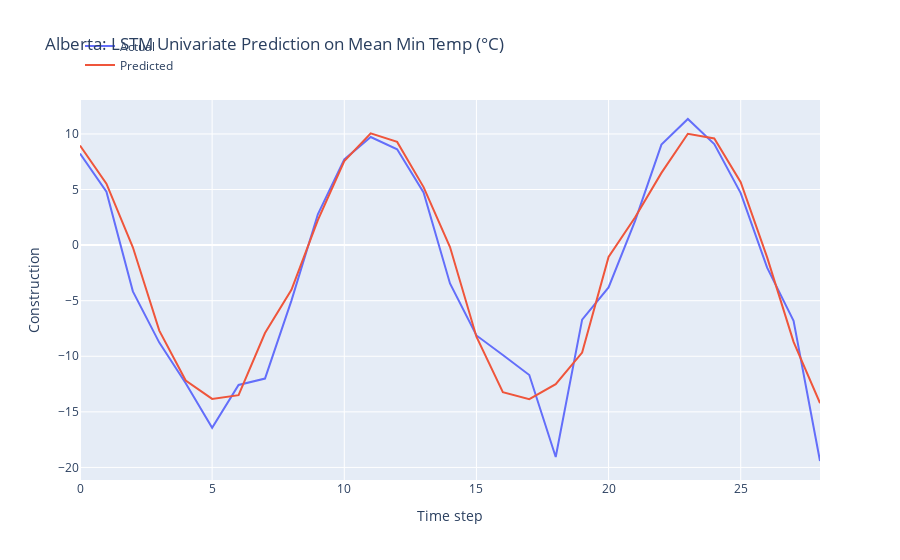

The cell this chart's notebook holds for it:
### Markdown cell above
LSTM Model Development

### Code cell
n_features = 1
X_train = X_train.reshape(X_train.shape[0], X_train.shape[1], n_features)

# define model
model = Sequential()
model.add(LSTM(50, activation='relu', input_shape=(n_steps, n_features)))
model.add(Dense(1))

# model = Sequential()
# model.add(LSTM(100, activation='relu', input_shape=(n_steps, n_features), kernel_regularizer=L2(0.001), return_sequences=True))
# model.add(LSTM(50, activation='relu', kernel_regularizer=L2(0.01)))
# model.add(Dense(1))

def r_squared(y_true, y_pred):
    SS_res =  K.sum(K.square(y_true - y_pred)) 
    SS_tot = K.sum(K.square(y_true - K.mean(y_true))) 
    return ( 1 - SS_res/(SS_tot + K.epsilon()) )

# Compile the model
model.compile(optimizer='adam', 
              loss='mse',
              metrics=[r_squared])

early_stopping = EarlyStopping(monitor='loss', patience=5, restore_best_weights=True)

# fit model
history = model.fit(X_train, y_train, 
          epochs = 20,
          batch_size = 32,
          verbose = 0,
          callbacks=[early_stopping])

# Obtain the MSE and R-squared from the last epoch
last_epoch_mse = history.history['loss'][-1]
last_epoch_r_squared = history.history['r_squared'][-1]

# Print the MSE and R-squared
print("Mean Squared Error (MSE) from the last epoch:", last_epoch_mse)
print("R-squared from the last epoch:", last_epoch_r_squared)

# plot loss and r2 score
plt.figure(figsize=(10, 6))

# Plot train loss
plt.plot(history.history['loss'], label='Train Loss')

# Plot train R-squared score
plt.plot(history.history['r_squared'], label='Train R2')

plt.title('Model Training Loss and R-squared Score')
plt.xlabel('Epochs')
plt.ylabel('Value')
plt.legend()
plt.grid(True)
plt.show()

# Evaluate the model
loss = model.evaluate(X_test, y_test)
print("MSE and R_squared:", loss)

# make prediction on test data
X_test = X_test.reshape(X_test.shape[0], X_test.shape[1], n_features)
y_pred = model.predict(X_test)

# Print the first 5 predictions and actual values
print("Predictions:")
flattened_predictions = [pred[0] for pred in y_pred[:10]]
print(flattened_predictions)
# print(y_pred[:10].tolist())
print("Actual values:")
rounded_actual_values = [round(value, len(str(prediction).split('.')[1])) for value, prediction in zip(y_test[:10], flattened_predictions)]
print(rounded_actual_values)

# plot the actual and predicted values for test data
trace1 = go.Scatter(x=np.arange(len(y_test)), y=y_test.flatten(), mode='lines', name='Actual')
trace2 = go.Scatter(x=np.arange(len(y_pred)), y=y_pred.flatten(), mode='lines', name='Predicted')

# Create layout
layout = go.Layout(
    title='Alberta: LSTM Univariate Prediction on Mean Min Temp (°C)',
    xaxis=dict(title='Time step'),
    yaxis=dict(title='Construction'),
    legend=dict(x=0, y=1.18)
)

# Create figure
fig = go.Figure(data=[trace1, trace2], layout=layout)

# Show plot
fig.show()

### Figure 1 — Plotly figure (JSON) as saved in the notebook; plotly's stock layout.template omitted (floating-point values rounded to 4 significant figures)
{"data": [{"mode": "lines", "name": "Actual", "type": "scatter", "x": [0, 1, 2, 3, 4, 5, 6, 7, 8, 9, 10, 11, 12, 13, 14, 15, 16, 17, 18, 19, 20, 21, 22, 23, 24, 25, 26, 27, 28], "y": [8.245, 4.808, -4.163, -8.772, -12.42, -16.43, -12.58, -12.01, -4.994, 2.771, 7.71, 9.723, 8.625, 4.741, -3.451, -8.127, -9.886, -11.69, -19.06, -6.698, -3.811, 2.158, 9.046, 11.35, 9.095, 4.675, -2.026, -6.82, -19.42]}, {"mode": "lines", "name": "Predicted", "type": "scatter", "x": [0, 1, 2, 3, 4, 5, 6, 7, 8, 9, 10, 11, 12, 13, 14, 15, 16, 17, 18, 19, 20, 21, 22, 23, 24, 25, 26, 27, 28], "y": [8.951, 5.529, -0.1974, -7.692, -12.19, -13.84, -13.5, -7.912, -4.026, 2.243, 7.565, 10.06, 9.283, 5.22, -0.1704, -8.239, -13.23, -13.87, -12.5, -9.67, -1.057, 2.489, 6.495, 10.01, 9.597, 5.666, -1.106, -8.708, -14.22]}], "layout": {"legend": {"x": 0, "y": 1.18}, "title": {"text": "Alberta: LSTM Univariate Prediction on Mean Min Temp (°C)"}, "xaxis": {"title": {"text": "Time step"}}, "yaxis": {"title": {"text": "Construction"}}}}
